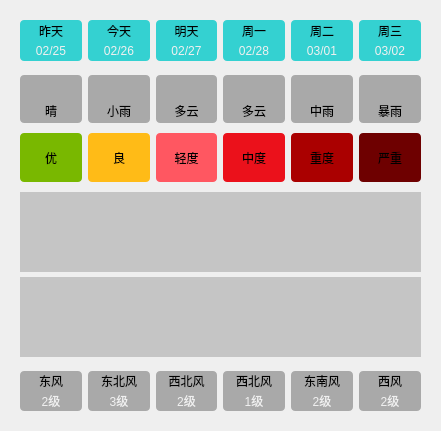
   <widget class="QWidget" name="widget_11" native="true">
    <property name="geometry">
     <rect>
      <x>440</x>
      <y>60</y>
      <width>441</width>
      <height>431</height>
     </rect>
    </property>
    <layout class="QVBoxLayout" name="verticalLayout_12">
     <property name="spacing">
      <number>0</number>
     </property>
     <item>
      <widget class="QWidget" name="widget_6" native="true">
       <property name="styleSheet">
        <string notr="true">QLabel {
	background-color: rgba(0, 200, 200, 200);
	border-radius: 4px;
}</string>
       </property>
       <layout class="QGridLayout" name="gridLayout_5">
        <property name="horizontalSpacing">
         <number>6</number>
        </property>
        <property name="verticalSpacing">
         <number>0</number>
        </property>
        <item row="0" column="0">
         <widget class="QLabel" name="lblWeek0">
          <property name="styleSheet">
           <string notr="true">border-bottom-left-radius: 0px;
border-bottom-right-radius: 0px;</string>
          </property>
          <property name="text">
           <string>昨天</string>
          </property>
          <property name="alignment">
           <set>Qt::AlignCenter</set>
          </property>
         </widget>
        </item>
        <item row="0" column="1">
         <widget class="QLabel" name="lblWeek1">
          <property name="styleSheet">
           <string notr="true">border-bottom-left-radius: 0px;
border-bottom-right-radius: 0px;</string>
          </property>
          <property name="text">
           <string>今天</string>
          </property>
          <property name="alignment">
           <set>Qt::AlignCenter</set>
          </property>
         </widget>
        </item>
        <item row="0" column="2">
         <widget class="QLabel" name="lblWeek2">
          <property name="styleSheet">
           <string notr="true">border-bottom-left-radius: 0px;
border-bottom-right-radius: 0px;</string>
          </property>
          <property name="text">
           <string>明天</string>
          </property>
          <property name="alignment">
           <set>Qt::AlignCenter</set>
          </property>
         </widget>
        </item>
        <item row="0" column="3">
         <widget class="QLabel" name="lblWeek3">
          <property name="styleSheet">
           <string notr="true">border-bottom-left-radius: 0px;
border-bottom-right-radius: 0px;</string>
          </property>
          <property name="text">
           <string>周一</string>
          </property>
          <property name="alignment">
           <set>Qt::AlignCenter</set>
          </property>
         </widget>
        </item>
        <item row="0" column="4">
         <widget class="QLabel" name="lblWeek4">
          <property name="styleSheet">
           <string notr="true">border-bottom-left-radius: 0px;
border-bottom-right-radius: 0px;</string>
          </property>
          <property name="text">
           <string>周二</string>
          </property>
          <property name="alignment">
           <set>Qt::AlignCenter</set>
          </property>
         </widget>
        </item>
        <item row="0" column="5">
         <widget class="QLabel" name="lblWeek5">
          <property name="styleSheet">
           <string notr="true">border-bottom-left-radius: 0px;
border-bottom-right-radius: 0px;</string>
          </property>
          <property name="text">
           <string>周三</string>
          </property>
          <property name="alignment">
           <set>Qt::AlignCenter</set>
          </property>
         </widget>
        </item>
        <item row="1" column="0">
         <widget class="QLabel" name="lblDate0">
          <property name="styleSheet">
           <string notr="true">border-top-left-radius: 0px;
border-top-right-radius: 0px;
color: rgb(240, 240, 240);</string>
          </property>
          <property name="text">
           <string>02/25</string>
          </property>
          <property name="alignment">
           <set>Qt::AlignCenter</set>
          </property>
         </widget>
        </item>
        <item row="1" column="1">
         <widget class="QLabel" name="lblDate1">
          <property name="styleSheet">
           <string notr="true">border-top-left-radius: 0px;
border-top-right-radius: 0px;
color: rgb(240, 240, 240);</string>
          </property>
          <property name="text">
           <string>02/26</string>
          </property>
          <property name="alignment">
           <set>Qt::AlignCenter</set>
          </property>
         </widget>
        </item>
        <item row="1" column="2">
         <widget class="QLabel" name="lblDate2">
          <property name="styleSheet">
           <string notr="true">border-top-left-radius: 0px;
border-top-right-radius: 0px;
color: rgb(240, 240, 240);</string>
          </property>
          <property name="text">
           <string>02/27</string>
          </property>
          <property name="alignment">
           <set>Qt::AlignCenter</set>
          </property>
         </widget>
        </item>
        <item row="1" column="3">
         <widget class="QLabel" name="lblDate3">
          <property name="styleSheet">
           <string notr="true">border-top-left-radius: 0px;
border-top-right-radius: 0px;
color: rgb(240, 240, 240);</string>
          </property>
          <property name="text">
           <string>02/28</string>
          </property>
          <property name="alignment">
           <set>Qt::AlignCenter</set>
          </property>
         </widget>
        </item>
        <item row="1" column="4">
         <widget class="QLabel" name="lblDate4">
          <property name="styleSheet">
           <string notr="true">border-top-left-radius: 0px;
border-top-right-radius: 0px;
color: rgb(240, 240, 240);</string>
          </property>
          <property name="text">
           <string>03/01</string>
          </property>
          <property name="alignment">
           <set>Qt::AlignCenter</set>
          </property>
         </widget>
        </item>
        <item row="1" column="5">
         <widget class="QLabel" name="lblDate5">
          <property name="styleSheet">
           <string notr="true">border-top-left-radius: 0px;
border-top-right-radius: 0px;
color: rgb(240, 240, 240);</string>
          </property>
          <property name="text">
           <string>03/02</string>
          </property>
          <property name="alignment">
           <set>Qt::AlignCenter</set>
          </property>
         </widget>
        </item>
       </layout>
      </widget>
     </item>
     <item>
      <widget class="QWidget" name="widget_7" native="true">
       <property name="styleSheet">
        <string notr="true">QLabel {
	background-color: rgba(60, 60, 60, 100);
	border-radius: 4px;
}</string>
       </property>
       <layout class="QGridLayout" name="gridLayout_6">
        <property name="topMargin">
         <number>5</number>
        </property>
        <property name="bottomMargin">
         <number>5</number>
        </property>
        <property name="verticalSpacing">
         <number>0</number>
        </property>
        <item row="0" column="0">
         <widget class="QLabel" name="lblTypeIcon0">
          <property name="minimumSize">
           <size>
            <width>0</width>
            <height>0</height>
           </size>
          </property>
          <property name="maximumSize">
           <size>
            <width>1000</width>
            <height>1000</height>
           </size>
          </property>
          <property name="styleSheet">
           <string notr="true">border-bottom-left-radius: 0px;
border-bottom-right-radius: 0px;</string>
          </property>
          <property name="text">
           <string/>
          </property>
          <property name="pixmap">
           <pixmap resource="res.qrc">:/icon/res/type/Qing.png</pixmap>
          </property>
          <property name="alignment">
           <set>Qt::AlignCenter</set>
          </property>
         </widget>
        </item>
        <item row="0" column="4">
         <widget class="QLabel" name="lblTypeIcon4">
          <property name="styleSheet">
           <string notr="true">border-bottom-left-radius: 0px;
border-bottom-right-radius: 0px;</string>
          </property>
          <property name="text">
           <string/>
          </property>
          <property name="pixmap">
           <pixmap resource="res.qrc">:/icon/res/type/ZhongYu.png</pixmap>
          </property>
          <property name="alignment">
           <set>Qt::AlignCenter</set>
          </property>
         </widget>
        </item>
        <item row="0" column="2">
         <widget class="QLabel" name="lblTypeIcon2">
          <property name="styleSheet">
           <string notr="true">border-bottom-left-radius: 0px;
border-bottom-right-radius: 0px;</string>
          </property>
          <property name="text">
           <string/>
          </property>
          <property name="pixmap">
           <pixmap resource="res.qrc">:/icon/res/type/DuoYun.png</pixmap>
          </property>
          <property name="alignment">
           <set>Qt::AlignCenter</set>
          </property>
         </widget>
        </item>
        <item row="0" column="1">
         <widget class="QLabel" name="lblTypeIcon1">
          <property name="styleSheet">
           <string notr="true">border-bottom-left-radius: 0px;
border-bottom-right-radius: 0px;</string>
          </property>
          <property name="text">
           <string/>
          </property>
          <property name="pixmap">
           <pixmap resource="res.qrc">:/icon/res/type/XiaoYu.png</pixmap>
          </property>
          <property name="alignment">
           <set>Qt::AlignCenter</set>
          </property>
         </widget>
        </item>
        <item row="0" column="3">
         <widget class="QLabel" name="lblTypeIcon3">
          <property name="styleSheet">
           <string notr="true">border-bottom-left-radius: 0px;
border-bottom-right-radius: 0px;</string>
          </property>
          <property name="text">
           <string/>
          </property>
          <property name="pixmap">
           <pixmap resource="res.qrc">:/icon/res/type/DuoYun.png</pixmap>
          </property>
          <property name="alignment">
           <set>Qt::AlignCenter</set>
          </property>
         </widget>
        </item>
        <item row="1" column="5">
         <widget class="QLabel" name="lblType5">
          <property name="styleSheet">
           <string notr="true">border-top-left-radius: 0px;
border-top-right-radius: 0px;</string>
          </property>
          <property name="text">
           <string>暴雨</string>
          </property>
          <property name="alignment">
           <set>Qt::AlignCenter</set>
          </property>
         </widget>
        </item>
        <item row="1" column="3">
         <widget class="QLabel" name="lblType3">
          <property name="styleSheet">
           <string notr="true">border-top-left-radius: 0px;
border-top-right-radius: 0px;</string>
          </property>
          <property name="text">
           <string>多云</string>
          </property>
          <property name="alignment">
           <set>Qt::AlignCenter</set>
          </property>
         </widget>
        </item>
        <item row="1" column="2">
         <widget class="QLabel" name="lblType2">
          <property name="styleSheet">
           <string notr="true">border-top-left-radius: 0px;
border-top-right-radius: 0px;</string>
          </property>
          <property name="text">
           <string>多云</string>
          </property>
          <property name="alignment">
           <set>Qt::AlignCenter</set>
          </property>
         </widget>
        </item>
        <item row="1" column="0">
         <widget class="QLabel" name="lblType0">
          <property name="styleSheet">
           <string notr="true">border-top-left-radius: 0px;
border-top-right-radius: 0px;</string>
          </property>
          <property name="text">
           <string>晴</string>
          </property>
          <property name="alignment">
           <set>Qt::AlignCenter</set>
          </property>
         </widget>
        </item>
        <item row="1" column="1">
         <widget class="QLabel" name="lblType1">
          <property name="styleSheet">
           <string notr="true">border-top-left-radius: 0px;
border-top-right-radius: 0px;</string>
          </property>
          <property name="text">
           <string>小雨</string>
          </property>
          <property name="alignment">
           <set>Qt::AlignCenter</set>
          </property>
         </widget>
        </item>
        <item row="0" column="5">
         <widget class="QLabel" name="lblTypeIcon5">
          <property name="styleSheet">
           <string notr="true">border-bottom-left-radius: 0px;
border-bottom-right-radius: 0px;</string>
          </property>
          <property name="text">
           <string/>
          </property>
          <property name="pixmap">
           <pixmap resource="res.qrc">:/icon/res/type/BaoYu.png</pixmap>
          </property>
          <property name="alignment">
           <set>Qt::AlignCenter</set>
          </property>
         </widget>
        </item>
        <item row="1" column="4">
         <widget class="QLabel" name="lblType4">
          <property name="styleSheet">
           <string notr="true">border-top-left-radius: 0px;
border-top-right-radius: 0px;</string>
          </property>
          <property name="text">
           <string>中雨</string>
          </property>
          <property name="alignment">
           <set>Qt::AlignCenter</set>
          </property>
         </widget>
        </item>
       </layout>
      </widget>
     </item>
     <item>
      <widget class="QWidget" name="widget_9" native="true">
       <property name="styleSheet">
        <string notr="true">border-radius: 4px</string>
       </property>
       <layout class="QHBoxLayout" name="horizontalLayout_11">
        <property name="topMargin">
         <number>5</number>
        </property>
        <property name="bottomMargin">
         <number>5</number>
        </property>
        <item>
         <widget class="QLabel" name="lblQuality0">
          <property name="styleSheet">
           <string notr="true">background-color: rgb(121, 184, 0);
padding:8px;</string>
          </property>
          <property name="text">
           <string>优</string>
          </property>
          <property name="alignment">
           <set>Qt::AlignCenter</set>
          </property>
         </widget>
        </item>
        <item>
         <widget class="QLabel" name="lblQuality1">
          <property name="styleSheet">
           <string notr="true">background-color: rgb(255, 187, 23);</string>
          </property>
          <property name="text">
           <string>良</string>
          </property>
          <property name="alignment">
           <set>Qt::AlignCenter</set>
          </property>
         </widget>
        </item>
        <item>
         <widget class="QLabel" name="lblQuality2">
          <property name="styleSheet">
           <string notr="true">background-color: rgb(255, 87, 97);</string>
          </property>
          <property name="text">
           <string>轻度</string>
          </property>
          <property name="alignment">
           <set>Qt::AlignCenter</set>
          </property>
         </widget>
        </item>
        <item>
         <widget class="QLabel" name="lblQuality3">
          <property name="styleSheet">
           <string notr="true">background-color: rgb(235, 17, 27);</string>
          </property>
          <property name="text">
           <string>中度</string>
          </property>
          <property name="alignment">
           <set>Qt::AlignCenter</set>
          </property>
         </widget>
        </item>
        <item>
         <widget class="QLabel" name="lblQuality4">
          <property name="styleSheet">
           <string notr="true">background-color: rgb(170, 0, 0);</string>
          </property>
          <property name="text">
           <string>重度</string>
          </property>
          <property name="alignment">
           <set>Qt::AlignCenter</set>
          </property>
         </widget>
        </item>
        <item>
         <widget class="QLabel" name="lblQuality5">
          <property name="styleSheet">
           <string notr="true">background-color: rgb(110, 0, 0);</string>
          </property>
          <property name="text">
           <string>严重</string>
          </property>
          <property name="alignment">
           <set>Qt::AlignCenter</set>
          </property>
         </widget>
        </item>
       </layout>
      </widget>
     </item>
     <item>
      <widget class="QWidget" name="widget_8" native="true">
       <layout class="QVBoxLayout" name="verticalLayout_6">
        <property name="spacing">
         <number>5</number>
        </property>
        <property name="topMargin">
         <number>5</number>
        </property>
        <property name="bottomMargin">
         <number>5</number>
        </property>
        <item>
         <widget class="QLabel" name="lblHighCurve">
          <property name="minimumSize">
           <size>
            <width>0</width>
            <height>80</height>
           </size>
          </property>
          <property name="maximumSize">
           <size>
            <width>10000</width>
            <height>10000</height>
           </size>
          </property>
          <property name="styleSheet">
           <string notr="true">background-color: rgba(60, 60, 60,60);</string>
          </property>
          <property name="text">
           <string/>
          </property>
          <property name="alignment">
           <set>Qt::AlignCenter</set>
          </property>
         </widget>
        </item>
        <item>
         <widget class="QLabel" name="lblLowCurve">
          <property name="minimumSize">
           <size>
            <width>0</width>
            <height>80</height>
           </size>
          </property>
          <property name="maximumSize">
           <size>
            <width>10000</width>
            <height>10000</height>
           </size>
          </property>
          <property name="styleSheet">
           <string notr="true">background-color: rgba(60, 60, 60,60);</string>
          </property>
          <property name="text">
           <string/>
          </property>
          <property name="alignment">
           <set>Qt::AlignCenter</set>
          </property>
         </widget>
        </item>
       </layout>
      </widget>
     </item>
     <item>
      <widget class="QWidget" name="widget_10" native="true">
       <property name="styleSheet">
        <string notr="true">QLabel {
	background-color: rgba(60, 60, 60, 100);
	border-radius: 4px;
}</string>
       </property>
       <layout class="QGridLayout" name="gridLayout_7">
        <property name="verticalSpacing">
         <number>0</number>
        </property>
        <item row="0" column="0">
         <widget class="QLabel" name="lblFx0">
          <property name="styleSheet">
           <string notr="true">border-bottom-left-radius: 0px;
border-bottom-right-radius: 0px;</string>
          </property>
          <property name="text">
           <string>东风</string>
          </property>
          <property name="alignment">
           <set>Qt::AlignCenter</set>
          </property>
         </widget>
        </item>
        <item row="0" column="1">
         <widget class="QLabel" name="lblFx1">
          <property name="styleSheet">
           <string notr="true">border-bottom-left-radius: 0px;
border-bottom-right-radius: 0px;</string>
          </property>
          <property name="text">
           <string>东北风</string>
          </property>
          <property name="alignment">
           <set>Qt::AlignCenter</set>
          </property>
         </widget>
        </item>
        <item row="0" column="2">
         <widget class="QLabel" name="lblFx2">
          <property name="styleSheet">
           <string notr="true">border-bottom-left-radius: 0px;
border-bottom-right-radius: 0px;</string>
          </property>
          <property name="text">
           <string>西北风</string>
          </property>
          <property name="alignment">
           <set>Qt::AlignCenter</set>
          </property>
         </widget>
        </item>
        <item row="0" column="3">
         <widget class="QLabel" name="lblFx3">
          <property name="styleSheet">
           <string notr="true">border-bottom-left-radius: 0px;
border-bottom-right-radius: 0px;</string>
          </property>
          <property name="text">
           <string>西北风</string>
          </property>
          <property name="alignment">
           <set>Qt::AlignCenter</set>
          </property>
         </widget>
        </item>
        <item row="0" column="4">
         <widget class="QLabel" name="lblFx4">
          <property name="styleSheet">
           <string notr="true">border-bottom-left-radius: 0px;
border-bottom-right-radius: 0px;</string>
          </property>
          <property name="text">
           <string>东南风</string>
          </property>
          <property name="alignment">
           <set>Qt::AlignCenter</set>
          </property>
         </widget>
        </item>
        <item row="0" column="5">
         <widget class="QLabel" name="lblFx5">
          <property name="styleSheet">
           <string notr="true">border-bottom-left-radius: 0px;
border-bottom-right-radius: 0px;</string>
          </property>
          <property name="text">
           <string>西风</string>
          </property>
          <property name="alignment">
           <set>Qt::AlignCenter</set>
          </property>
         </widget>
        </item>
        <item row="1" column="0">
         <widget class="QLabel" name="lblFl0">
          <property name="styleSheet">
           <string notr="true">border-top-left-radius: 0px;
border-top-right-radius: 0px;
color: rgb(240, 240, 240);</string>
          </property>
          <property name="text">
           <string>2级</string>
          </property>
          <property name="alignment">
           <set>Qt::AlignCenter</set>
          </property>
         </widget>
        </item>
        <item row="1" column="1">
         <widget class="QLabel" name="lblFl1">
          <property name="styleSheet">
           <string notr="true">border-top-left-radius: 0px;
border-top-right-radius: 0px;
color: rgb(240, 240, 240);</string>
          </property>
          <property name="text">
           <string>3级</string>
          </property>
          <property name="alignment">
           <set>Qt::AlignCenter</set>
          </property>
         </widget>
        </item>
        <item row="1" column="2">
         <widget class="QLabel" name="lblFl2">
          <property name="styleSheet">
           <string notr="true">border-top-left-radius: 0px;
border-top-right-radius: 0px;
color: rgb(240, 240, 240);</string>
          </property>
          <property name="text">
           <string>2级</string>
          </property>
          <property name="alignment">
           <set>Qt::AlignCenter</set>
          </property>
         </widget>
        </item>
        <item row="1" column="3">
         <widget class="QLabel" name="lblFl3">
          <property name="styleSheet">
           <string notr="true">border-top-left-radius: 0px;
border-top-right-radius: 0px;
color: rgb(240, 240, 240);</string>
          </property>
          <property name="text">
           <string>1级</string>
          </property>
          <property name="alignment">
           <set>Qt::AlignCenter</set>
          </property>
         </widget>
        </item>
        <item row="1" column="4">
         <widget class="QLabel" name="lblFl4">
          <property name="styleSheet">
           <string notr="true">border-top-left-radius: 0px;
border-top-right-radius: 0px;
color: rgb(240, 240, 240);</string>
          </property>
          <property name="text">
           <string>2级</string>
          </property>
          <property name="alignment">
           <set>Qt::AlignCenter</set>
          </property>
         </widget>
        </item>
        <item row="1" column="5">
         <widget class="QLabel" name="lblFl5">
          <property name="styleSheet">
           <string notr="true">border-top-left-radius: 0px;
border-top-right-radius: 0px;
color: rgb(240, 240, 240);</string>
          </property>
          <property name="text">
           <string>2级</string>
          </property>
          <property name="alignment">
           <set>Qt::AlignCenter</set>
          </property>
         </widget>
        </item>
       </layout>
      </widget>
     </item>
    </layout>
   </widget>
